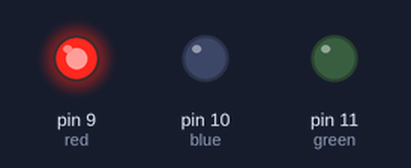
A sketch run on a simulated Arduino Uno, built with avr-gcc and run on an emulated ATmega328P. Parts: output pins drawn as LEDs (lit = HIGH).

Above: at 1.0 s.
At 5.0 s:
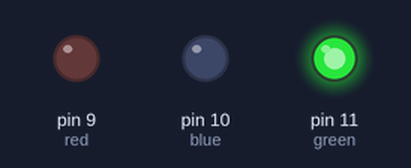
At 9.0 s:
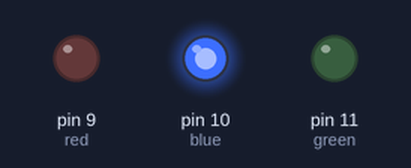
At 11.0 s:
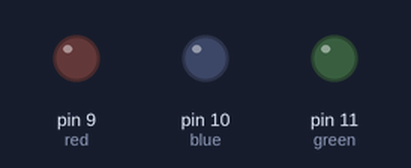
Timing chart, 0 to 15.6 s (numbered marks = the images above):
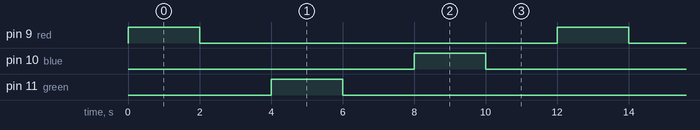

The sketch:

serial3.ino
```cpp
int red = 9;
int green = 11;
int blue = 10;


void setup() {

  pinMode(red, OUTPUT);
  pinMode(green, OUTPUT);
  pinMode(blue, OUTPUT);

}

void loop() {
    digitalWrite(red, HIGH);
    delay(2000);
    digitalWrite(red, LOW);
    delay(2000);

    digitalWrite(green, HIGH);
    delay(2000);
    digitalWrite(green, LOW);
    delay(2000);

    digitalWrite(blue, HIGH);
    delay(2000);
    digitalWrite(blue, LOW);
    delay(2000);
}
```

Measured:
- by itself, pin 9 (red), pin 10 (blue), pin 11 (green): alternates HIGH for 2.0 s and LOW for 10.0 s
- by itself, everything shown: repeats every 12.0 s, in 6 steps
